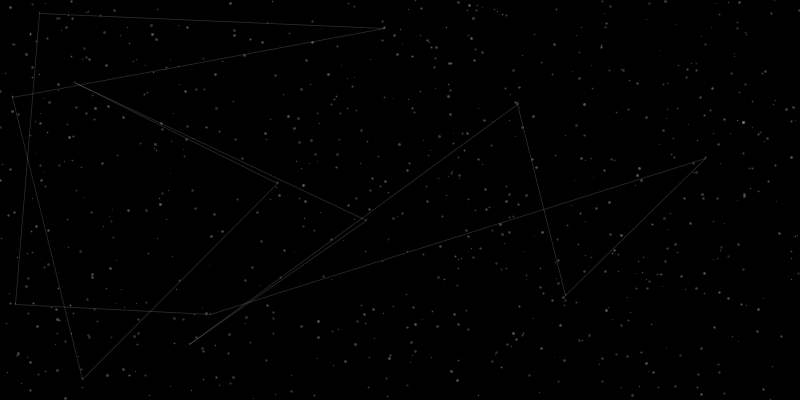
Frame 1 (no input)
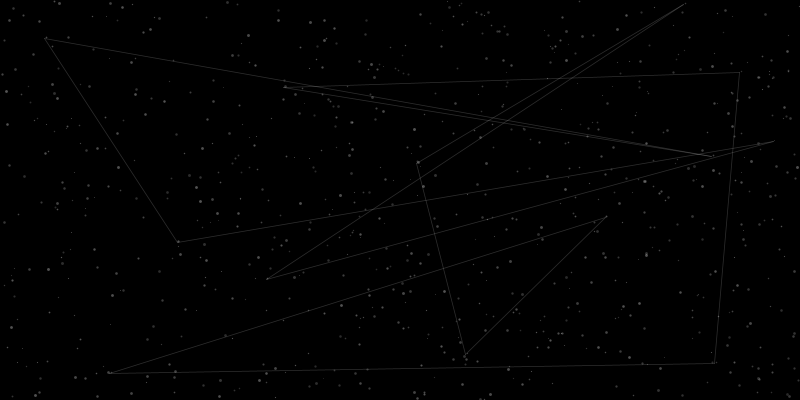
Frame 60 (the mouse pressed at the canvas centre just before this capture)
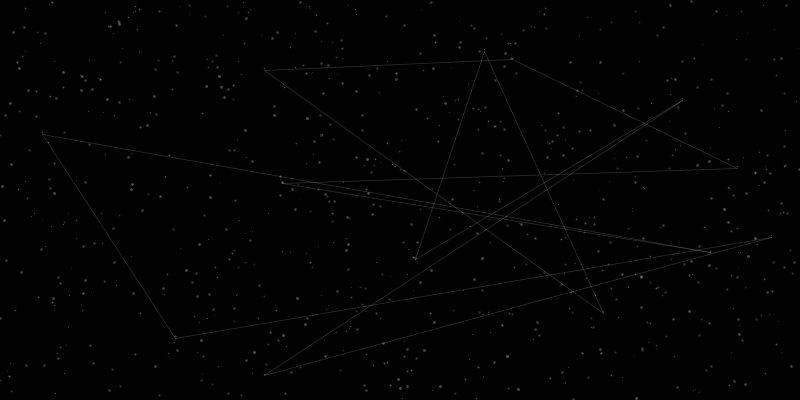
Frame 120 (the mouse held since frame 60 and released just before this capture)

The Processing sketch that drew these frames (run headless with seeded random() and noise(); from frame 60 on, the mouse is pressed at the canvas centre):

// Processing sketch: processing_45794
// ── processing_45794.pde

/*por Eduardo H Obieta
 hackpact de arte generativo
 www.artegenerativo.laad.com.mx
 */
//constelaciones
//VARIABLES

int gota=800, tmin=1, tmax=3;
float px[], py[], vel[], dirx[], diry[], tam[];
//SET
void setup() {
  size(800, 400);
  background(0);
  smooth();
  //DEFINIR
  px=new float[gota];
  py=new float[gota];
  vel=new float[gota];
  dirx=new float[gota];
  diry=new float[gota];
  tam=new float[gota];
  //INICIAR
  for (int p=0; p<gota; p++) {
    px[p]=random(-width/2, width/2);
    py[p]=random(-height/2, height/2);
    vel[p]=random(tmin, tmax-2);
    tam[p]=random(tmin, tmax);
  }
}
//DRAW
void draw() {
  //mapeo  
  float m=map(mouseX, 0, width, -4, 4);
  //trasladar
  pushMatrix();
  translate(width/2, height/2);
  noStroke();
  //DIBUJAR
  fill(0);
  rect(-width/2, -height/2, width, height);
  for (int i=0; i<gota-1; i++) {
    vel[i]=1+mouseY*0.003;
    //OBJETOS
    stroke(255, 40+random(tmax*15));
    strokeWeight(tam[i]);
    point(px[i], py[i]);
    //POSICIONES  
    px[i]+=dirx[i];
    py[i]+=vel[i];
    float varia=5;
    dirx[i]=m*noise(varia)*1.5;
    if (px[i]>width/2) {
      px[i]=-width/2+random(0.01, 2);
    }
    if (px[i]<-width/2) {
      px[i]=width/2-random(0.01, 2);
    }
    if (py[i]>height/2) {
      py[i]=-height/2+random(0.01, 2);
      px[i]=random(-width/2, width/2);
    }
    if (py[i]<-height/2) {
      py[i]=height/2-random(0.01, 2);
    }
  }
  stroke(255, 45);
  strokeWeight(0.75);

  for (int i=0; i<gota/60-1;i++) {
    line(px[i], py[i], px[i+1], py[i+1]);
  }
  line(px[0], py[0], px[gota/60-1], py[gota/60-1]);

  //LIBERA
  popMatrix();
}
